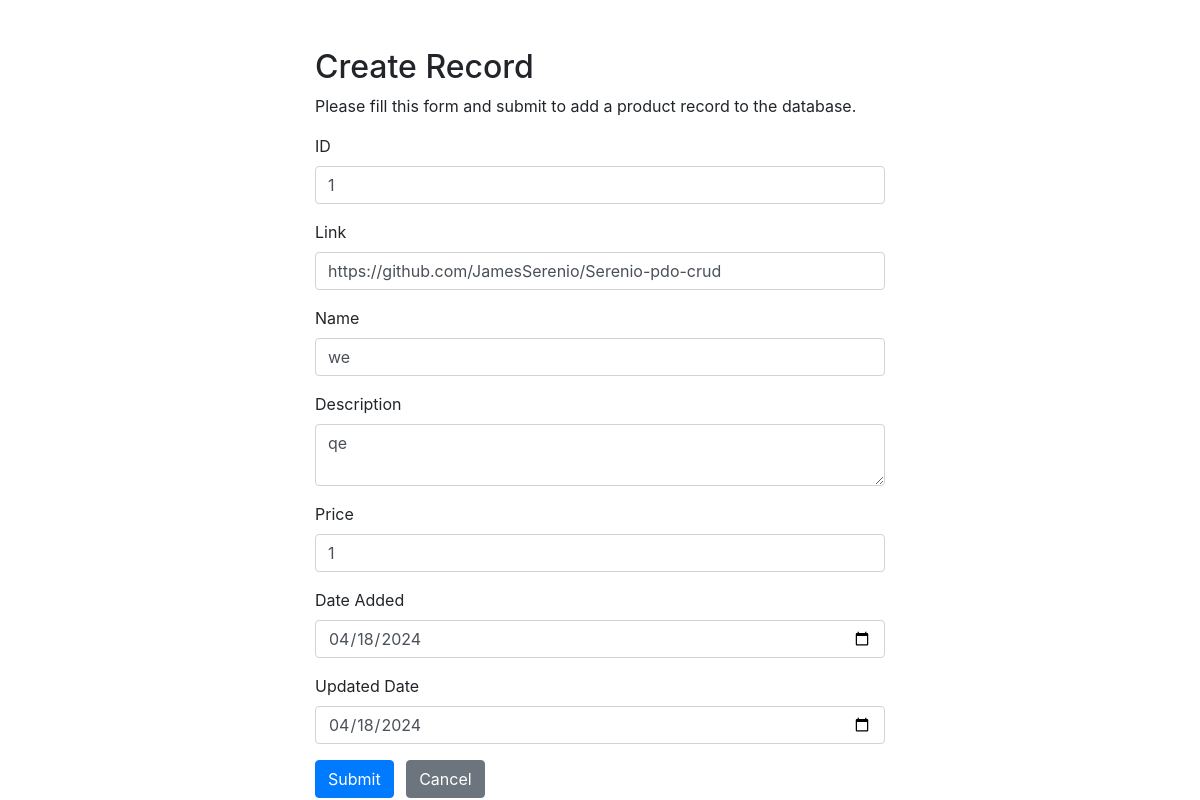
/public/update.php?product_id=1, run on the app's committed database.
### tables this page shows
CREATE TABLE `products` (
  `product_id` int(11) NOT NULL,
  `product_thumbnail_link` varchar(255) DEFAULT NULL,
  `product_name` varchar(255) NOT NULL,
  `product_description` varchar(100) NOT NULL,
  `product_retail_price` varchar(255) NOT NULL,
  `product_date_added` date NOT NULL,
  `product_updated_date` date DEFAULT NULL
);

### public/update.php (the view, shortened to what this page needs)
<?php
require_once "../db/config.php";
$id = $link = $name = $description = $price = $added = $updated = "";
$id_err = $link_err = $name_err = $description_err = $price_err = $added_err = $updated_err = "";
if(isset($_POST["product_id"]) && !empty($_POST["product_id"])){
    $id = $_POST["product_id"];
$input_id = trim($_POST["product_id"]);
if(empty($input_id)){
    $id_err = "Please enter a product ID.";
} elseif(!ctype_digit($input_id)){
    $id_err = "Product ID must be a positive integer value.";
} else{
    $id = $input_id;
}
$input_link = trim($_POST["product_link"]);
if(empty($input_link)){
    $link_err = "Please enter a product link.";
} elseif(!filter_var($input_link, FILTER_VALIDATE_URL)){
    $link_err = "Please enter a valid URL for the product link.";
} else{
    $link = $input_link;
}
    $input_name = trim($_POST["product_name"]);
    if(empty($input_name)){
        $name_err = "Please enter a name.";
    } elseif(!filter_var($input_name, FILTER_VALIDATE_REGEXP, array("options"=>array("regexp"=>"/^[a-zA-Z\s]+$/")))){
        $name_err = "Please enter a valid name.";
    } else{
        $name = $input_name;
    }
    $input_description = trim($_POST["product_description"]);
    if(empty($input_description)){
        $description_err = "Please enter product details.";
    } else{
        $details = $input_description;
    }
    $input_price = trim($_POST["product_retail_price"]);
    if(empty($input_price)){
        $price_err = "Please enter the retail price amount.";
    } elseif(!ctype_digit($input_price)){
        $price_err = "Please enter a positive integer value.";
    } else{
        $price = $input_price;
    }
$input_added = trim($_POST["product_date_added"]);
if(empty($input_added)){
    $added_err = "Please enter the date the product was added.";
} else {
    $added = $input_added;
}
$input_updated = trim($_POST["product_updated_date"]);
if(empty($input_updated)){
    $updated_err = "Please enter the update date for the product.";
} else {
    $updated = $input_updated;
}
    if (empty($id_err) && empty($link_err) && empty($name_err) && empty($description_err) && empty($price_err) && empty($added_err) && empty($updated_err)) {
        $sql = "UPDATE products SET product_id=:product_id, product_thumbnail_link=:product_thumbnail_link, product_name=:product_name, product_description=:product_description, product_retail_price=:product_retail_price, product_date_added=:product_date_added, product_updated_date=:product_updated_date WHERE product_id=:product_id";
            if ($stmt = $pdo->prepare($sql)) {
                $stmt->bindParam(":id", $id);
                $stmt->bindParam(":link", $link);
                $stmt->bindParam(":name", $name);
                $stmt->bindParam(":description", $description);
                $stmt->bindParam(":price", $price);
                $stmt->bindParam(":added", $added);
                $stmt->bindParam(":updated", $updated);
                $param_product_id = $id;
                $param_product_thumbnail_link = $link;
                $param_product_name = $name;
                $param_product_description = $description;
                $param_product_retail_price = $price;
                $param_product_date_added = $added;
                $param_pproduct_updated_date = $date;
            if($stmt->execute()){
                header("location: ../index.php");
                exit();
            } else{
                echo "Oops! Something went wrong. Please try again later.";
            }
        }
        unset($stmt);
    }
    unset($pdo);
} else{
    if(isset($_GET["product_id"]) && !empty(trim($_GET["product_id"]))){
        $sql = "SELECT * FROM products WHERE product_id = :product_id";
        if($stmt = $pdo->prepare($sql)){
            $stmt->bindParam(":product_id", $param_product_id);
            if($stmt->execute()){
                if($stmt->rowCount() == 1){
                    $row = $stmt->fetch(PDO::FETCH_ASSOC);
                    $id = $row["product_id"];
                    $link = $row["product_thumbnail_link"];
                    $name = $row["product_name"];
                    $description = $row["product_description"];
                    $price = $row["product_retail_price"];
                    $added = $row["product_date_added"];
                    $updated = $row["product_updated_date"];
                } else{
                    header("location: ../public/error.php");
                    exit();
                }
            } else{
                echo "Oops! Something went wrong. Please try again later.";
            }
        }
    }  else{
        header("location: ../public/error.php");
        exit();
    }
}
?>
 <!DOCTYPE html>
<html lang="en">
<head>
    <link rel="stylesheet" href="https://stackpath.bootstrapcdn.com/bootstrap/4.5.2/css/bootstrap.min.css">
</head>
<body>
    <div class="wrapper">
        <div class="container-fluid">
            <div class="row">
                <div class="col-md-12">
                    <h2 class="mt-5">Create Record</h2>
                    <p>Please fill this form and submit to add a product record to the database.</p>
                    <form action="<?php echo htmlspecialchars($_SERVER["PHP_SELF"]); ?>" method="post">
                        <div class="form-group">
                            <label>ID</label>
                            <input type="text" name="id" class="form-control <?php echo (!empty($id_err)) ? 'is-invalid' : ''; ?>" value="<?php echo $id; ?>">
                        </div>
                        <div class="form-group">
                            <label>Link</label>
                            <input type="text" name="link" class="form-control <?php echo (!empty($link_err)) ? 'is-invalid' : ''; ?>" value="<?php echo $link; ?>">
                        </div>
                        <div class="form-group">
                            <label>Name</label>
                            <input type="text" name="name" class="form-control <?php echo (!empty($name_err)) ? 'is-invalid' : ''; ?>" value="<?php echo $name; ?>">
                        </div>
                        <div class="form-group">
                            <label>Description</label>
                            <textarea name="description" class="form-control <?php echo (!empty($description_err)) ? 'is-invalid' : ''; ?>"><?php echo $description; ?></textarea>
                        </div>
                        <div class="form-group">
                            <label>Price</label>
                            <input type="text" name="price" class="form-control <?php echo (!empty($price_err)) ? 'is-invalid' : ''; ?>" value="<?php echo $price; ?>">
                        </div>
                        <div class="form-group">
                            <label>Date Added</label>
                            <input type="date" name="added" class="form-control <?php echo (!empty($added_err)) ? 'is-invalid' : ''; ?>" value="<?php echo $added; ?>">
                        </div>
                        <div class="form-group">
                            <label>Updated Date</label>
                            <input type="date" name="updated" class="form-control <?php echo (!empty($updated_err)) ? 'is-invalid' : ''; ?>" value="<?php echo $updated; ?>">
                        </div>
                        <input type="submit" class="btn btn-primary" value="Submit">
                        <a href="../index.php" class="btn btn-secondary ml-2">Cancel</a>
                    </form>
                </div>
            </div>
        </div>
    </div>
</body>
</html>

### public/update.php (style rules this page uses)
.wrapper { width: 600px; margin: 0 auto; }

### data on the page
products: id "1", link "https://github.com/JamesSerenio/Serenio-pdo-crud", name "we", description "qe", price "1", added "04/18/2024", updated "04/18/2024"
